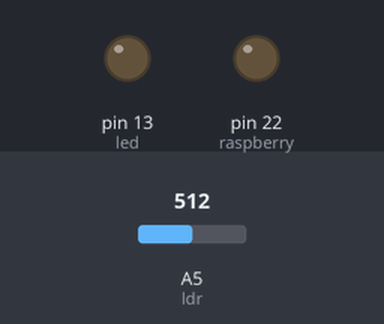
A sketch run on a simulated Arduino Mega 2560, built with avr-gcc and run on an emulated ATmega2560. On the bench: output pins drawn as LEDs (lit = HIGH). The test bench sets the inputs (shaded band); at power-on: A5 (ldr) = 512.

Above: at 2.8 s.
2.9 s: A5 (ldr) set to 211
4.4 s: A5 (ldr) set to 185
At 5.7 s:
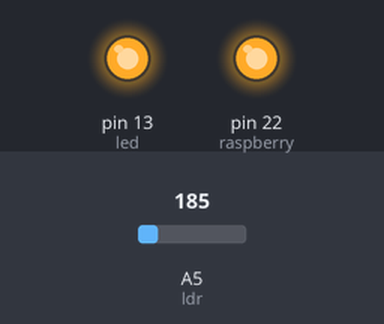
6.5 s: A5 (ldr) set to 210
At 8.2 s:
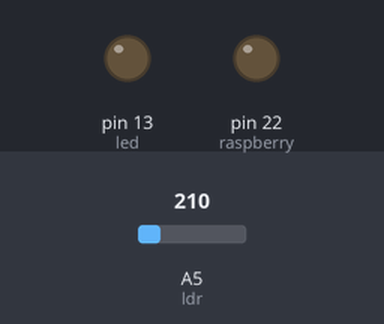
8.5 s: A5 (ldr) set to 190
At 10.0 s:
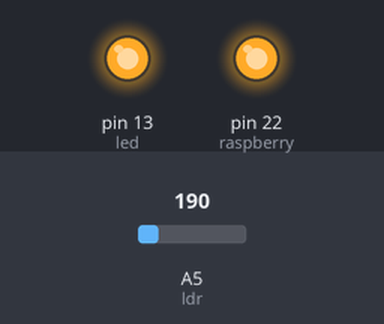
Timing chart, 0 to 11.5 s (numbered marks = the images above; inputs shaded):
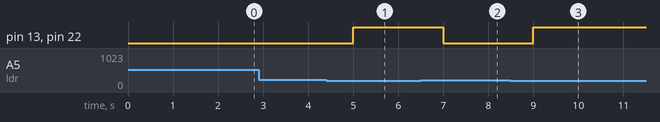

The sketch:

arduino.ino
```cpp
// Numéro des pins utilisés
int led = 13;
int ldr = A5;
int raspberry = 22;

void setup()
{
	pinMode(led, OUTPUT);
	pinMode(raspberry, OUTPUT);
	pinMode(ldr, INPUT);
}

void loop()
{
	// On attend une seconde avant de continuer
	delay(1000);

	int luminosite = analogRead(ldr);
	if(luminosite <200)
	{
		digitalWrite(raspberry,HIGH);
		digitalWrite(led, HIGH);
	}
	else
	{
		digitalWrite(raspberry,LOW);
		digitalWrite(led, LOW);
	}
}
```

Measured:
- the behaviour switches between 200 and 199 on A5 (ldr) (found by bisection; images 0 and 1)
- after the input at 2.9 s, every drawn part: stays the same
- after the input at 4.4 s, pin 13 (led), pin 22 (raspberry): LOW → HIGH after 0.60 s
- after the input at 6.5 s, pin 13 (led), pin 22 (raspberry): HIGH → LOW after 0.50 s
- after the input at 8.5 s, pin 13 (led), pin 22 (raspberry): LOW → HIGH after 0.50 s
